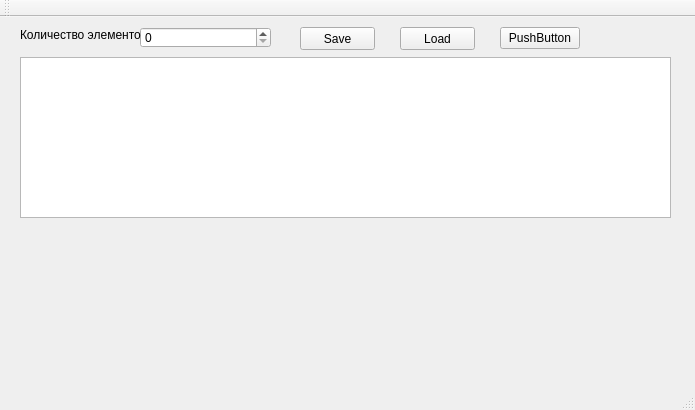
<?xml version="1.0" encoding="UTF-8"?>
<ui version="4.0">
 <class>MainWindow</class>
 <widget class="QMainWindow" name="MainWindow">
  <property name="geometry">
   <rect>
    <x>0</x>
    <y>0</y>
    <width>695</width>
    <height>410</height>
   </rect>
  </property>
  <property name="windowTitle">
   <string>MainWindow</string>
  </property>
  <widget class="QWidget" name="centralWidget">
   <widget class="QTableWidget" name="tableWidget">
    <property name="geometry">
     <rect>
      <x>20</x>
      <y>40</y>
      <width>651</width>
      <height>161</height>
     </rect>
    </property>
   </widget>
   <widget class="QSpinBox" name="spinBox">
    <property name="geometry">
     <rect>
      <x>140</x>
      <y>10</y>
      <width>131</width>
      <height>21</height>
     </rect>
    </property>
    <property name="maximum">
     <number>20</number>
    </property>
   </widget>
   <widget class="QLabel" name="label">
    <property name="geometry">
     <rect>
      <x>20</x>
      <y>10</y>
      <width>121</width>
      <height>16</height>
     </rect>
    </property>
    <property name="text">
     <string>Количество элементов</string>
    </property>
   </widget>
   <widget class="QPushButton" name="pushButtonSave">
    <property name="geometry">
     <rect>
      <x>300</x>
      <y>10</y>
      <width>75</width>
      <height>23</height>
     </rect>
    </property>
    <property name="text">
     <string>Save</string>
    </property>
   </widget>
   <widget class="QPushButton" name="pushButtonLoad">
    <property name="geometry">
     <rect>
      <x>400</x>
      <y>10</y>
      <width>75</width>
      <height>23</height>
     </rect>
    </property>
    <property name="text">
     <string>Load</string>
    </property>
   </widget>
   <widget class="QPushButton" name="pushButton">
    <property name="geometry">
     <rect>
      <x>500</x>
      <y>10</y>
      <width>80</width>
      <height>22</height>
     </rect>
    </property>
    <property name="text">
     <string>PushButton</string>
    </property>
   </widget>
   <widget class="m_widget" name="widget" native="true">
    <property name="geometry">
     <rect>
      <x>20</x>
      <y>220</y>
      <width>601</width>
      <height>131</height>
     </rect>
    </property>
   </widget>
  </widget>
  <widget class="QMenuBar" name="menuBar">
   <property name="geometry">
    <rect>
     <x>0</x>
     <y>0</y>
     <width>695</width>
     <height>21</height>
    </rect>
   </property>
  </widget>
  <widget class="QToolBar" name="mainToolBar">
   <attribute name="toolBarArea">
    <enum>TopToolBarArea</enum>
   </attribute>
   <attribute name="toolBarBreak">
    <bool>false</bool>
   </attribute>
  </widget>
  <widget class="QStatusBar" name="statusBar"/>
 </widget>
 <layoutdefault spacing="6" margin="11"/>
 <customwidgets>
  <customwidget>
   <class>m_widget</class>
   <extends>QWidget</extends>
   <header location="global">m_widget.h</header>
   <container>1</container>
  </customwidget>
 </customwidgets>
 <resources/>
 <connections/>
</ui>
